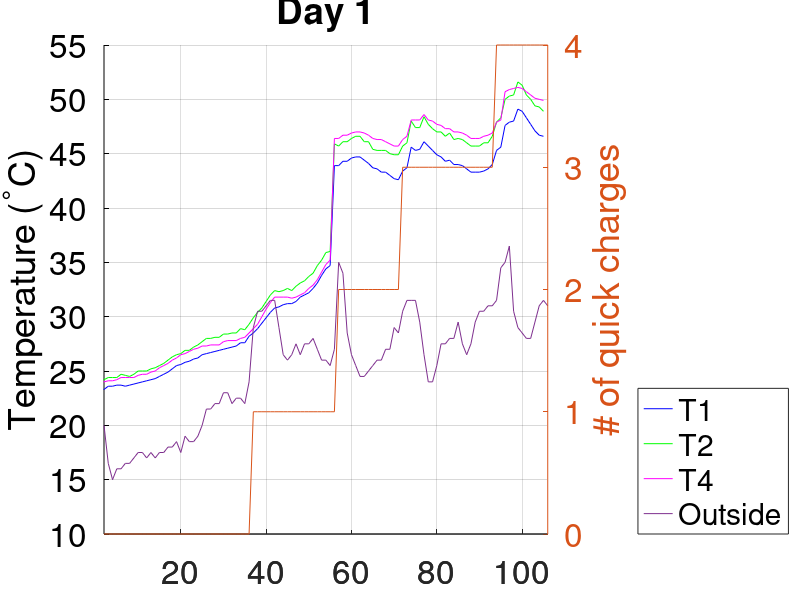
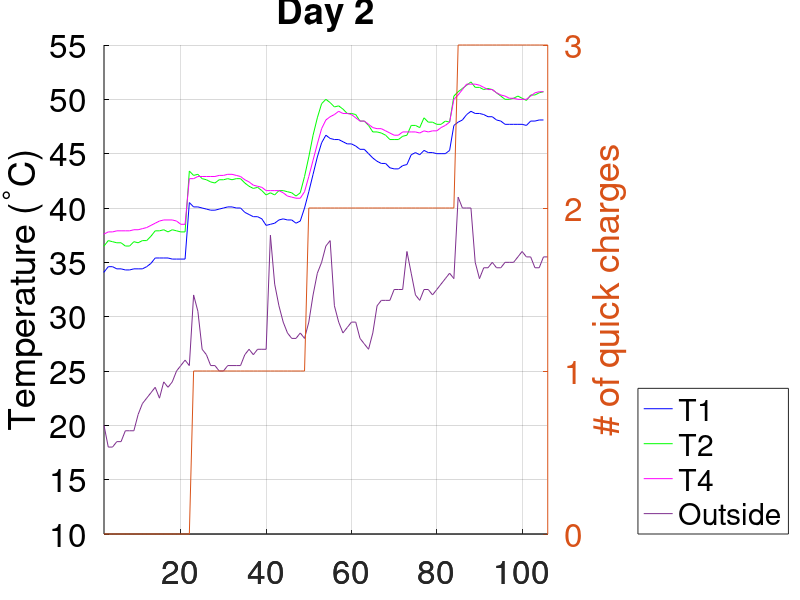
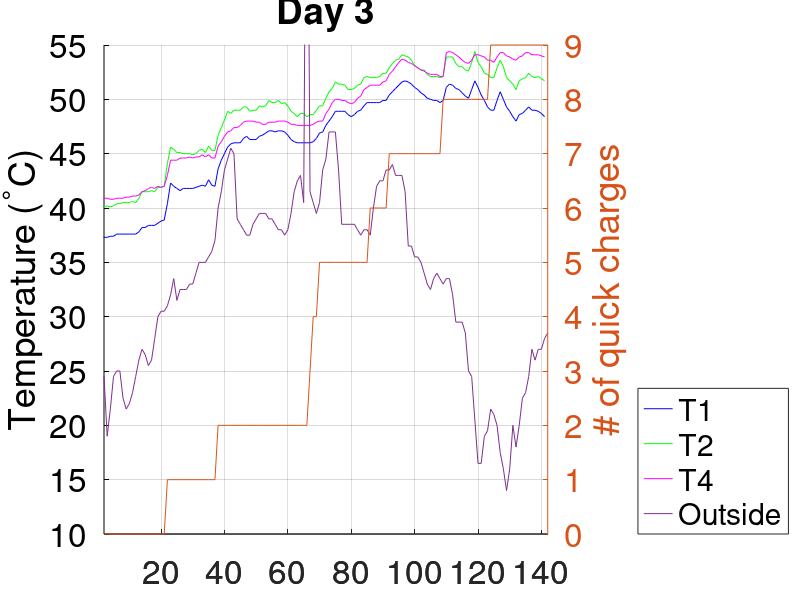

These figures' MATLAB source, in order:
close all

% Read in data
d1 = dlmread("data/day1_clean.csv", ",")
d2 = dlmread("data/day2_clean.csv", ",")
d3 = dlmread("data/day3_clean.csv", ",")

% Column look up
T1 = 15
T2 = 17
T4 = 21
ODO = 121
QC = 122
Ambient = 128
SOH = 129

% Day 1 ~~~~~~~~~~~~~~~~~~~~~~~~~~~~~~~~~~~~~~~~~~~~~~~~~~~~~~~~~~~~~~~~~~~~~~~~
% data seperation
d1_T1 = d1(2:size(d1), T1)                        % T1 temperature in C
d1_T2 = d1(2:size(d1), T2)                        % T2 temperature in C
d1_T4 = d1(2:size(d1), T4)                        % T4 temperature in C
d1_Ta = d1(2:size(d1), Ambient)                   % Ambient temperature in F
d1_qc = d1(2:size(d1), QC)                        % Total number of quick charges
d1_odo = d1(2:size(d1), ODO)                      % ODO reading in mi
d1_soh = d1(2:size(d1), SOH)                      % SOH in percent

% data processing
d1_Ta = (d1_Ta - 32) * (5/9)                      % Convert ambient from F to C
d1_dist = d1_odo(size(d1_odo)) - d1_odo(1)        % Calculate miles driven

min_qc = min(d1_qc)                               % Get the lowest total QC
d1_qc = d1_qc - min_qc                            % Subtract the lowest total QC from total QC's to get number of QC's done in the day


% Day 2 ~~~~~~~~~~~~~~~~~~~~~~~~~~~~~~~~~~~~~~~~~~~~~~~~~~~~~~~~~~~~~~~~~~~~~~~~
% data seperation
d2_T1 = d2(2:size(d2), T1)                        % T1 temperature in C
d2_T2 = d2(2:size(d2), T2)                        % T2 temperature in C
d2_T4 = d2(2:size(d2), T4)                        % T4 temperature in C
d2_Ta = d2(2:size(d2), Ambient)                   % Ambient temperature in F
d2_qc = d2(2:size(d2), QC)                        % Total number of quick charges
d2_odo = d2(2:size(d2), ODO)                      % ODO reading in mi
d2_soh = d2(2:size(d2), SOH)                      % SOH in percent

% data processing
d2_Ta = (d2_Ta - 32) * (5/9)                      % Convert ambient from F to C
d2_dist = d2_odo(size(d2_odo)) - d2_odo(1)        % Calculate miles driven

min_qc = min(d2_qc)                               % Get the lowest total QC
d2_qc = d2_qc - min_qc                            % Subtract the lowest total QC from total QC's to get number of QC's done in the day


% Day 3 ~~~~~~~~~~~~~~~~~~~~~~~~~~~~~~~~~~~~~~~~~~~~~~~~~~~~~~~~~~~~~~~~~~~~~~~~
% data seperation
d3_T1 = d3(2:size(d3), T1)                        % T1 temperature in C
d3_T2 = d3(2:size(d3), T2)                        % T2 temperature in C
d3_T4 = d3(2:size(d3), T4)                        % T4 temperature in C
d3_Ta = d3(2:size(d3), Ambient)                   % Ambient temperature in F
d3_qc = d3(2:size(d3), QC)                        % Total number of quick charges
d3_odo = d3(2:size(d3), ODO)                      % ODO reading in mi
d3_soh = d3(2:size(d3), SOH)                      % SOH in percent

% data processing
d3_Ta = (d3_Ta - 32) * (5/9)                      % Convert ambient from F to C
d3_dist = d3_odo(size(d3_odo)) - d3_odo(1)        % Calculate miles driven

min_qc = min(d3_qc)                               % Get the lowest total QC
d3_qc = d3_qc - min_qc                            % Subtract the lowest total QC from total QC's to get number of QC's done in the day


% Plotting day 1 ~~~~~~~~~~~~~~~~~~~~~~~~~~~~~~~~~~~~~~~~~~~~~~~~~~~~~~~~~~~~~~~
figure(1)
hold on
plot(d1_T1, 'color', 'blue')
plot(d1_T2, 'color', 'green')
plot(d1_T4, 'color', 'magenta')
ax = plotyy([2:size(d1)], d1_Ta, [2:size(d1)], d1_qc)
hold off
set(ax(1), {'ycolor'}, {'black'})

grid on
ylim(ax(1), [10 55])
ylim(ax(2), [min(d1_qc) max(d1_qc)])
yticks(ax(1), [10:5:55])
yticks(ax(2), [min(d1_qc):1:max(d1_qc)])
xlim("tight")
title("Day 1")
ylabel(ax(1), 'Temperature (^{\deg}C)')
ylabel(ax(2), '# of quick charges')
legend("T1", "T2", "T4", "Outside", 'location', 'southeastoutside')
set(ax, "fontsize", 24)


% Plotting day 2 ~~~~~~~~~~~~~~~~~~~~~~~~~~~~~~~~~~~~~~~~~~~~~~~~~~~~~~~~~~~~~~~
figure(2)
hold on
plot(d2_T1, 'color', 'blue')
plot(d2_T2, 'color', 'green')
plot(d2_T4, 'color', 'magenta')
ax = plotyy([2:size(d2)],d2_Ta, [2:size(d2)], d2_qc)
hold off
set(ax(1), {'ycolor'}, {'black'})

grid on
ylim(ax(1), [10 55])
ylim(ax(2), [min(d2_qc) max(d2_qc)])
yticks(ax(1), [10:5:55])
yticks(ax(2), [min(d2_qc):1:max(d2_qc)])
title("Day 2")
ylabel(ax(1), 'Temperature (^{\deg}C)')
ylabel(ax(2), '# of quick charges')
legend("T1", "T2", "T4", "Outside", 'location', 'southeastoutside')
set(ax, "fontsize", 24)


% Plotting day 3 ~~~~~~~~~~~~~~~~~~~~~~~~~~~~~~~~~~~~~~~~~~~~~~~~~~~~~~~~~~~~~~~
figure(3)
hold on
plot(d3_T1, 'color', 'blue')
plot(d3_T2, 'color', 'green')
plot(d3_T4, 'color', 'magenta')
ax = plotyy([2:size(d3)], d3_Ta,[2:size(d3)], d3_qc)
hold off
set(ax(1), {'ycolor'}, {'black'})

grid on
ylim(ax(1), [10 55])
ylim(ax(2), [min(d3_qc) max(d3_qc)])
yticks(ax(1), [10:5:55])
yticks(ax(2), [min(d3_qc):1:max(d3_qc)+1])
title("Day 3")
ylabel(ax(1), 'Temperature (^{\deg}C)')
ylabel(ax(2), '# of quick charges')
legend("T1", "T2", "T4", "Outside", 'location', 'southeastoutside')
set(ax, "fontsize", 24)